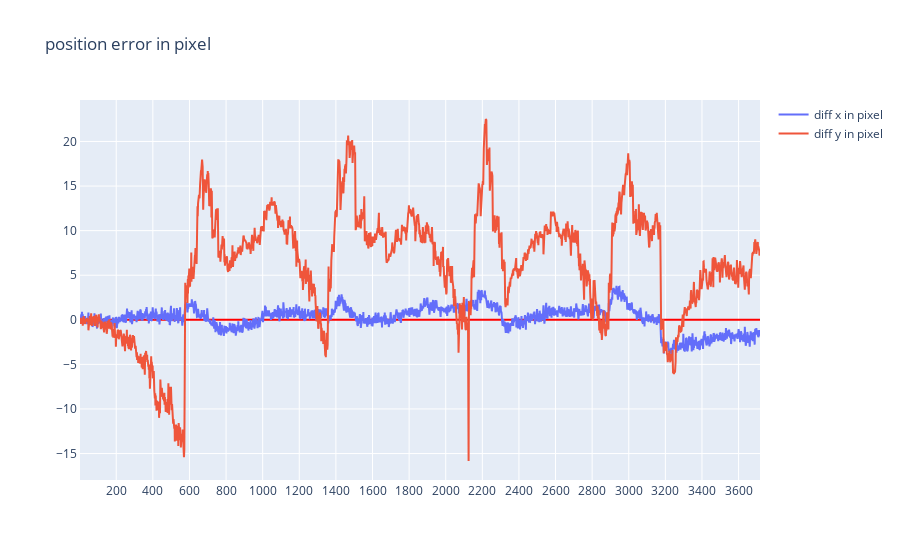

Here is the notebook cell this chart was saved with:
### Code cell
# show the visual & real position error  in pixel
data_diff_x = np.subtract(data_log['real_x'],data_log['expected_x'])
data_diff_y = np.subtract(data_log['real_y'],data_log['expected_y'])

p=[]
#index = np.arange(0,len(data_log))
index = data_log['frame_id']

p.append(go.Scatter(
    y= data_diff_x,
    x= index,
    name='diff x in pixel'
    
))


p.append(go.Scatter(
    y= data_diff_y,
    x= index,
    name='diff y in pixel'
))


layout.title= 'position error in pixel'
fig=go.Figure(
    data=p,
    layout=layout
)
iplot(fig)
#io.write_html(fig, file=prefix+filename.replace('.csv','_')+layout.title.text.replace(' ','_')+'.html')

### Figure 1 — Plotly figure (JSON) as saved in the notebook; plotly's stock layout.template omitted (floating-point values rounded to 4 significant figures; data arrays with more than 128 entries replaced by an {"elided": "..."} marker saying what was removed)
{"data": [{"name": "diff x in pixel", "type": "scatter", "x": {"elided": "2181 int values"}, "y": {"elided": "2181 float values"}}, {"name": "diff y in pixel", "type": "scatter", "x": {"elided": "2181 int values"}, "y": {"elided": "2181 float values"}}], "layout": {"title": {"text": "position error in pixel"}, "xaxis": {"nticks": 20, "showgrid": true, "showline": true, "zeroline": true, "zerolinecolor": "#FF0000"}, "yaxis": {"nticks": 20, "showgrid": true, "showline": true, "zeroline": true, "zerolinecolor": "#FF0000"}}}
